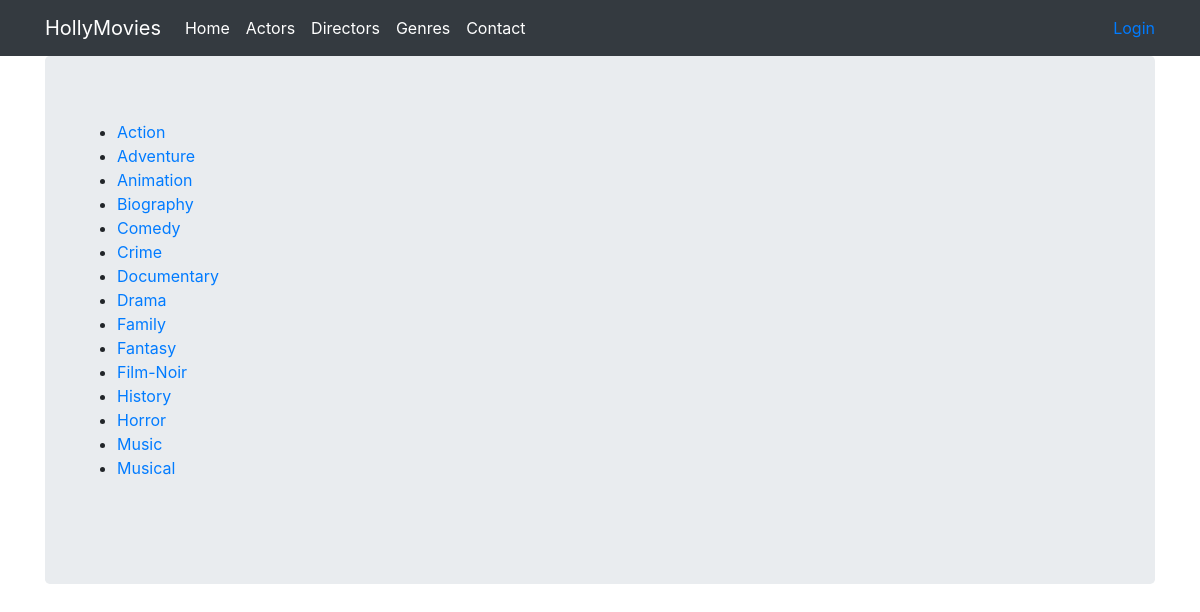
The page /genres/ on the database its author committed.
### viewer/models.py (models this page shows, shortened)
class Genre(models.Model):
    name = models.CharField(max_length=30)

### viewer/views.py (the view)
# urls.py: path('genres/', ListGenres.as_view(), name='list_genres'),
class ListGenres(ListView):
    template_name = 'genres.html'
    model = Genre
    context_object_name = 'genre_data'

### viewer/templates/genres.html
{% extends "base.html" %}
{% block content %}
<ul>
  {% for g in genre_data %}
    <li> <a href="{% url 'genre' g.pk %}">{{g.name}}</a> </li>
  {% endfor %}
</ul>
<br>
{% endblock %}

### rows shown on the page
Genre: name "Action"
Genre: name "Adventure"
Genre: name "Animation"
Genre: name "Biography"
Genre: name "Comedy"
Genre: name "Crime"
Genre: name "Documentary"
Genre: name "Drama"
Genre: name "Family"
Genre: name "Fantasy"
Genre: name "Film-Noir"
Genre: name "History"
Genre: name "Horror"
Genre: name "Music"
Genre: name "Musical"
